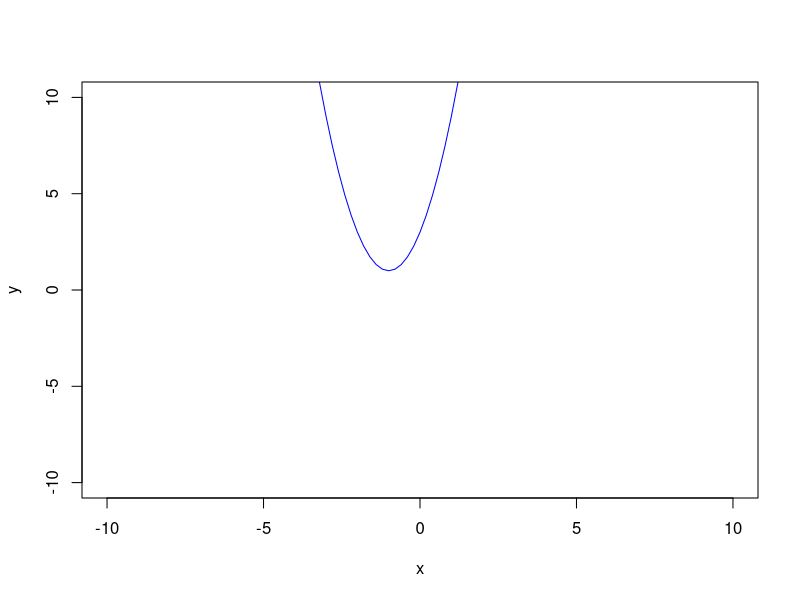
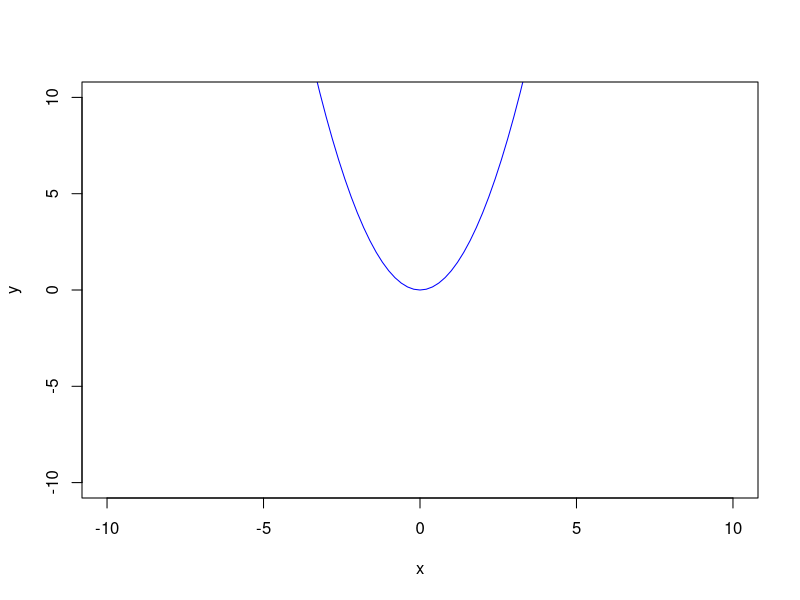

The R script that drew these images, in order:
#-------------
#exercise 2.1
#-------------

name = "Tessa" #string
age = 20 #numeric
birthday = "07/17/2001" #string

#-------------
#exercise 2.2
#-------------

list_of_numbers = c(1, 3, 4, 8, 1, 44, -3, 29, -12)
min(list_of_numbers)# min() = -12
max(list_of_numbers)# max() = 44

#-------------
#example 2.3
#-------------

graph_parabola = function(a, b, c){
  curve(a*x^2 + b*x + c, xlim = c(-10, 10), ylim = c(-10, 10), 
        col = "blue", ylab = "y")
  # there is no return statement -- the output is in the plot window!
}

graph_parabola(2, 4, 3) # much easier than typing the above code!
graph_parabola(1, 0, 0)

#-------------
#exercise 2.3
#-------------

quad_form = function(a, b, c){
  x = (-b+sqrt(b*b - (4*a*c)))/(2*a)
  return(x)
}
quad_form(1, 0, -1) # equal to 1

#-------------
#example 2.4
#-------------
  
if (1 > 2){
  print("The if statement is true.")
} else if(2 > 1){
  print("The else if statement is true.") #this line will run
} else{
  print("Neither the if NOR the else if is true.")
}

#-------------
#exercise 2.4
#-------------

print("Green eggs and ham.")

if(1 > 2 | "red" == "blue"){
  print("I do not like green eggs and ham.")
}

if("red" == "green" | 2 > 1){
  print("I do not like them, Sam-I-Am.")
}

# note: when you have a (NOT) in front of a bunch of things,
# you can evaluate from inside-out
if(!(3 != 3 | "pass" == "fail")){
  print("Would you like them here or there?")
}

x = -1
y = 3

if(x < y & x > y){
  print("I would not like them here or there.")
} else if (x < y){
  print("I would not like them anywhere.")
} else if(x > y){
  print("Would you like them in a house?")
} else{
  print("Would you like them with a mouse?")
}
#output:
#Green eggs and ham.
#I do not like them, Sam-I-Am.
#Would you like them here or there?
#I would not like them anywhere.

#-------------
#exercise 2.5
#-------------

x = 0
while (x<=5){
  x = x + runif(1)
  print(x)
}

#-------------
#exercise 2.6
#-------------

for (i in 1:5){
  print("USC")
}

#-------------
#exercise 2.7
#-------------

print(10:1) # way 1

my_vec = 10:1 # way 2
print(my_vec)

#-------------
#exercise 2.8
#-------------

for(i in 1:6){
  for(j in 1:6){
    print(i+j)
  }
}

#-------------
#exercise 2.9
#-------------

mean_mat = matrix(1:100, nrow = 10, ncol = 10)  # data frame of values

rMeans = rowMeans(mean_mat)
cMeans = colMeans(mean_mat)

#-------------
#exercise 3.1
#-------------

library(tidyverse)

print("(1)")
str(mtcars)

print("(2)")
head(mtcars)

print("(3)")
glimpse(mtcars)

#-------------
#exercise 3.2
#-------------

mtcars_4 = mtcars$hp
mtcars_4 = mtcars[ , 4]

#-------------
#exercise 3.3
#-------------

mtcars$hp[3]
mtcars[3,4]

#-------------
#exercise 3.4
#-------------

head(mtcars)

mtcars$wt[5]
mtcars[5,6]

#-------------
#exercise 3.5
#-------------

mtcars[,1:3]
mtcars[1:2,8:11]
evens = 1:16 *2
mtcars[evens,]

#-------------
#exercise 3.6
#-------------

mtcars_copy = mtcars
mtcars_copy$mpg = mtcars_copy$mpg * 2 
mtcars_copy$super_mpg = mtcars_copy$mpg * 100 
glimpse(mtcars_copy)

mtcars_copy$mpg = mtcars_copy$mpg / 2 
mtcars_copy$super_mpg = mtcars$mpg

#-------------
#exercise 3.7
#-------------
